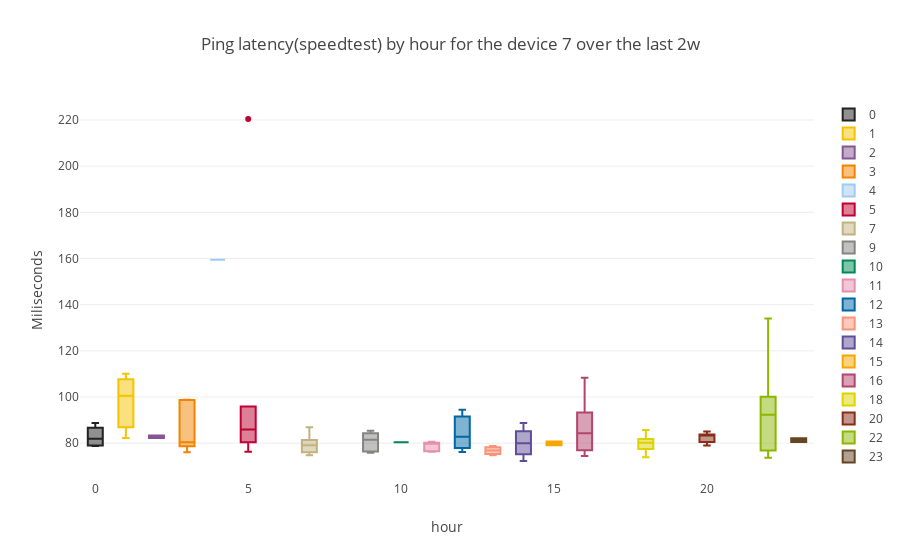

The notebook cell saved with this chart:
### Code cell
device_number=7
subset=ping_speedtest_dataframe[ping_speedtest_dataframe["SK_PI"]==device_number]
simple_boxplot(dataframe=subset,plot_value='PING',sort_value='hour',
               title="Ping latency(speedtest) by hour for the device "+str(device_number)+" over the last "+time_interval,
               ytitle="Miliseconds")

### Figure 1 — Plotly figure (JSON) as saved in the notebook; plotly's stock layout.template omitted (floating-point values rounded to 4 significant figures)
{"data": [{"marker": {"color": "222222"}, "name": 0, "type": "box", "y": [88.72, 78.78, 84.63, 79.17]}, {"marker": {"color": "F3C300"}, "name": 1, "type": "box", "y": [82.28, 100.6, 110.1]}, {"marker": {"color": "875692"}, "name": 2, "type": "box", "y": [82.28, 83.29]}, {"marker": {"color": "F38400"}, "name": 3, "type": "box", "y": [79.52, 76.08, 98.62, 80.4, 98.86]}, {"marker": {"color": "A1CAF1"}, "name": 4, "type": "box", "y": [159.4]}, {"marker": {"color": "BE0032"}, "name": 5, "type": "box", "y": [95.86, 76.34, 80.44, 87.31, 220.4, 84.57]}, {"marker": {"color": "C2B280"}, "name": 7, "type": "box", "y": [81.36, 77.55, 74.81, 76.12, 80.64, 86.9]}, {"marker": {"color": "848482"}, "name": 9, "type": "box", "y": [82.01, 85.36, 84.31, 75.86, 80.88, 76.44]}, {"marker": {"color": "008856"}, "name": 10, "type": "box", "y": [80.35]}, {"marker": {"color": "E68FAC"}, "name": 11, "type": "box", "y": [80.11, 76.34, 76.49, 80.56, 79.86]}, {"marker": {"color": "0067A5"}, "name": 12, "type": "box", "y": [94.53, 82.78, 76.22]}, {"marker": {"color": "F99379"}, "name": 13, "type": "box", "y": [78.73, 76.86, 74.75]}, {"marker": {"color": "604E97"}, "name": 14, "type": "box", "y": [78.22, 81.63, 72.28, 88.73]}, {"marker": {"color": "F6A600"}, "name": 15, "type": "box", "y": [79.07, 80.69]}, {"marker": {"color": "B3446C"}, "name": 16, "type": "box", "y": [93.3, 89.03, 74.43, 76.9, 79.57, 108.4]}, {"marker": {"color": "DCD300"}, "name": 18, "type": "box", "y": [79.43, 81.79, 73.94, 81.03, 77.44, 85.67]}, {"marker": {"color": "882D17"}, "name": 20, "type": "box", "y": [83.45, 83.72, 80.48, 79.01, 83.73, 85.11]}, {"marker": {"color": "8DB600"}, "name": 22, "type": "box", "y": [134.0, 76.88, 73.66, 100.2, 88.45, 96.18]}, {"marker": {"color": "654522"}, "name": 23, "type": "box", "y": [82.15, 80.52]}], "layout": {"title": "Ping latency(speedtest) by hour for the device 7 over the last 2w", "xaxis": {"title": "hour"}, "yaxis": {"title": "Miliseconds"}}}
